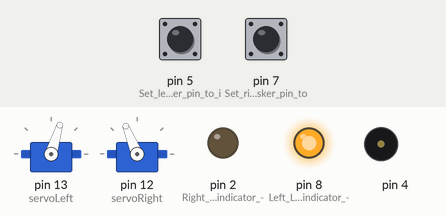
A sketch run on a simulated Arduino Uno, built with avr-gcc and run on an emulated ATmega328P. Parts: 2 × servo, output pins drawn as LEDs (lit = HIGH), buzzer (waves = sounding). The test bench sets the inputs (shaded band); at power-on: pin 5 (Set_left_whisker_pin_to_i) LOW, pin 7 (Set_right_whisker_pin_to) HIGH.

Above: at 2.2 s.
2.3 s: pin 5 (Set_left_whisker_pin_to_i) pulled HIGH for 1.1 s
At 3.2 s:
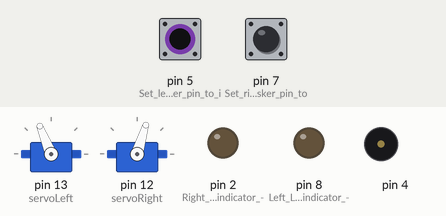
5.8 s: pin 7 (Set_right_whisker_pin_to) pulled LOW for 1.1 s
At 6.9 s:
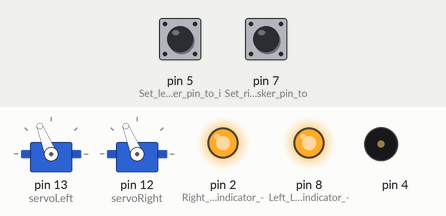
9.3 s: pin 7 (Set_right_whisker_pin_to) pulled LOW for 3.2 s
At 13.4 s:
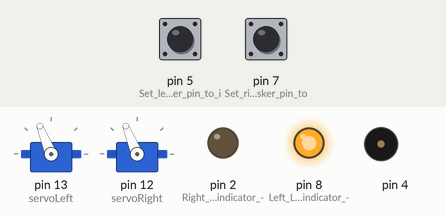
14.0 s: pin 5 (Set_left_whisker_pin_to_i) pulled HIGH for 3.2 s
At 17.33 s:
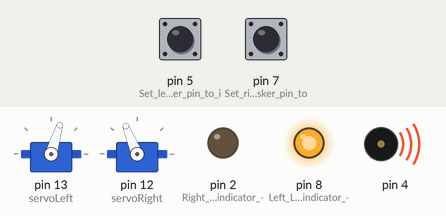
18.7 s: pin 5 (Set_left_whisker_pin_to_i) driven HIGH and pin 7 (Set_right_whisker_pin_to) driven LOW
At 19.71 s:
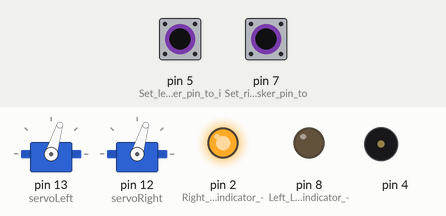
22.2 s: pin 7 (Set_right_whisker_pin_to) driven HIGH
At 22.41 s:
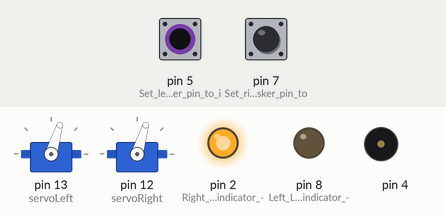
Timing chart, 0 to 25.1 s (numbered marks = the images above; inputs shaded):
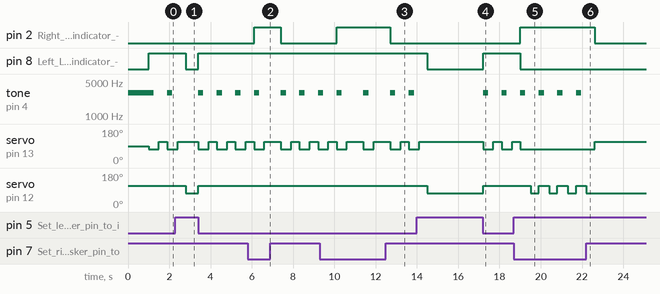

Measured:
- after the input at 2.3 s, pin 8 (Left_LED_indicator_-): HIGH → LOW after 0.50 s, → HIGH 0.60 s later; servo on pin 12 (servoRight): 112° → 73° after 0.50 s, → 112° 0.60 s later
- after the input at 5.8 s, pin 2 (Right_LED_indicator_-): LOW → HIGH after 0.31 s, → LOW 1.3 s later
- after the input at 9.3 s, pin 2 (Right_LED_indicator_-): LOW → HIGH after 0.81 s, → LOW 2.6 s later
- after the input at 14.0 s, pin 8 (Left_LED_indicator_-): HIGH → LOW after 0.51 s, → HIGH 2.7 s later; servo on pin 12 (servoRight): 112° → 73° after 0.51 s, → 112° 2.7 s later
- after the input at 18.7 s, pin 2 (Right_LED_indicator_-): LOW → HIGH after 0.31 s; pin 8 (Left_LED_indicator_-): HIGH → LOW after 0.31 s; servo on pin 13 (servoLeft): goes on until 19.0 s, then stays 73°; servo on pin 12 (servoRight): alternates 112° for 0.50 s and 73° for 0.40 s, starting after 0.81 s
- after the input at 22.2 s, pin 2 (Right_LED_indicator_-): HIGH → LOW after 0.41 s; tone on pin 4: stops changing and stays silent; servo on pin 13 (servoLeft): 73° → 112° after 0.41 s; servo on pin 12 (servoRight): goes on until 22.2 s, then stays 73°

The sketch:

project.ino
```cpp
#include <Servo.h>

Servo servoLeft; // Include servo library
Servo servoRight; // Declare left and right servos

byte wLeftOld; // Previous loop whisker values
byte wRightOld;
byte counter; // For counting alternate corners

void setup() // Built-in initialization block
{
pinMode(7, INPUT); // Set right whisker pin to input
pinMode(5, INPUT); // Set left whisker pin to input
pinMode(8, OUTPUT); // Left LED indicator -> output
pinMode(2, OUTPUT); // Right LED indicator -> output
tone(4, 3000, 1000); // Play tone for 1 second
delay(1000); // Delay to finish tone


servoLeft.attach(13); // Attach left signal to pin 13
servoRight.attach(12); // Attach right signal to pin 12

wLeftOld = 0; // Init. previous whisker states
wRightOld = 1;
counter = 0; // Initialize counter to 0

}
void loop() // Main loop auto-repeats
{


byte wLeft = digitalRead(5); // Copy left result to wLeft
byte wRight = digitalRead(7); // Copy right result to wRight

// Corner Escape
 if(wLeft != wRight) // If one whisker pressed
 { // Alternate from last time?
    if ((wLeft != wLeftOld) && (wRight != wRightOld))
    {
      counter++; // Increase count by one
      wLeftOld = wLeft; // Record current for next rep
      wRightOld = wRight;
      if(counter == 4) // Stuck in a corner?
      {
        wLeft = 0; // Set up for U-turn
        wRight = 0;
        counter = 0; // Clear alternate corner count
      }
    }
    else // Not alternate from last time
    {
      counter = 0; // Clear alternate corner count
    }
  }

 if((wLeft == 0) && (wRight == 0)) // If both whiskers contact
 {
  digitalWrite(8, HIGH); // Left LED on
  digitalWrite(2, HIGH); // Right LED on
  tone(4, 3000, 1000); // Play tone for 1 second
  backward(500); // Back up 0.5 seconds
  turnRight(800); // Turn right about 120 degrees
 }
 else if(wLeft == 0) // If only left whisker contact
 {
  digitalWrite(8, HIGH); // Left LED on
  digitalWrite(2, LOW); // Right LED off
  tone(4, 3000, 1000); // Play tone for 1 second
  backward(500); // Back up 0.5 seconds
  turnRight(400); // Turn right about 60 degrees
 }
 else if(wRight == 0) // If only right whisker contact
 {
  digitalWrite(8, LOW); // Left LED off
  digitalWrite(2, HIGH); // Right LED on
  tone(4, 3000, 1000); // Play tone for 1 second
  backward(500); // Back up 0.5 seconds
  turnLeft(400); // Turn left about 60 degrees
 }
 else
 {
  digitalWrite(8, LOW); // Left LED off
  digitalWrite(2, LOW); // Right LED off
  forward(20); // Forward 1/50 of a second
 }

}

void forward(int time) // Forward function
{
servoLeft.writeMicroseconds(1700); // Left wheel counterclockwise
servoRight.writeMicroseconds(1300); // Right wheel clockwise
delay(time); // Maneuver for time ms
}

void turnLeft(int time) // Left turn function
{
servoLeft.writeMicroseconds(1300); // Left wheel clockwise
servoRight.writeMicroseconds(1300); // Right wheel clockwise
delay(time); // Maneuver for time ms
}

void turnRight(int time) // Right turn function
{
servoLeft.writeMicroseconds(1700); // Left wheel counterclockwise
servoRight.writeMicroseconds(1700); // Right wheel counterclockwise
delay(time); // Maneuver for time ms
}

void backward(int time) // Backward function
{
tone(4, 3000, 250); //Series of tones - Play tone for 1 second
tone(4, 3000, 250); // Play tone for 1 second
tone(4, 3000, 250); // Play tone for 1 second
tone(4, 3000, 250); // Play tone for 1 second
servoLeft.writeMicroseconds(1300); // Left wheel clockwise
servoRight.writeMicroseconds(1700); // Right wheel counterclockwise
delay(time); // Maneuver for time ms
}
```
